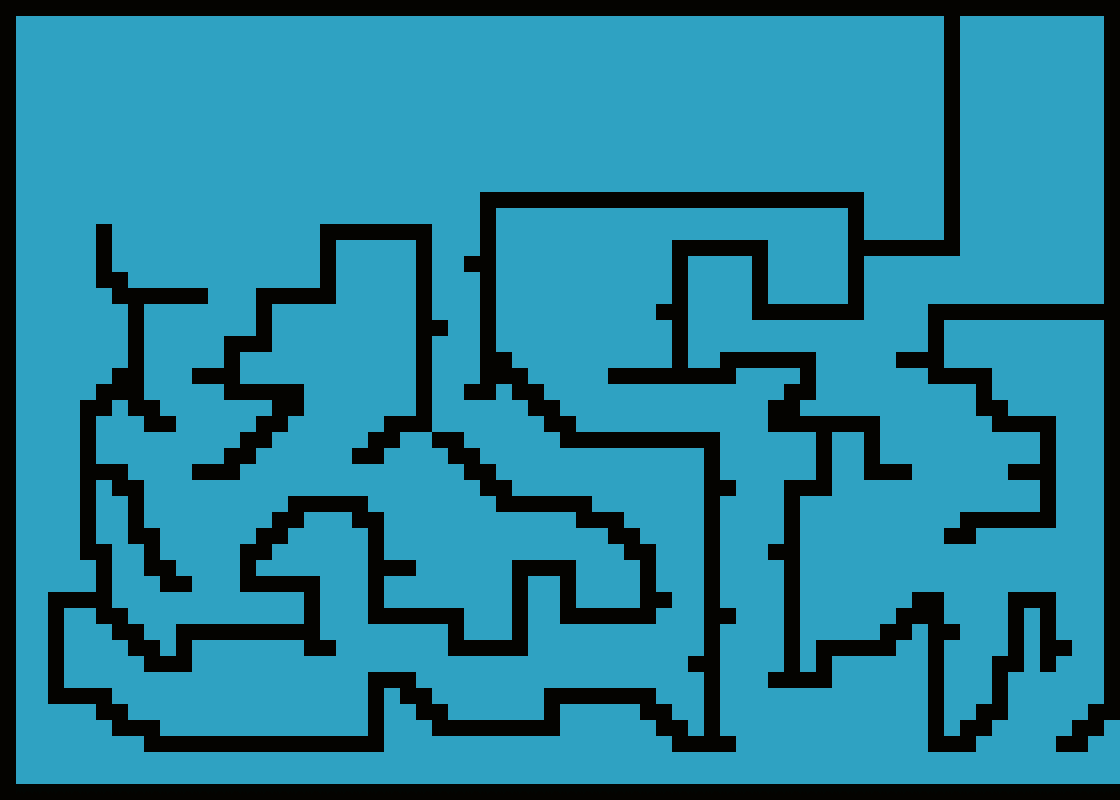

Tiled map render using the project's own tile images. Description and the map definition, with tile-layer contents summarised, below:
An orthogonal 70x50 tile map with 16x16 px tiles, 2 tile layers (foreground, collision), 6 tilesets and 26 objects (23x boots, player, player2, coin).

<map version="1.0" orientation="orthogonal" renderorder="right-down" width="70" height="50" tilewidth="16" tileheight="16" nextobjectid="79">
 <tileset firstgid="1" name="levelSprites" tilewidth="16" tileheight="16">
  <image source="levelSprites.png" width="208" height="16" />
 </tileset>
 <tileset firstgid="14" name="player" tilewidth="16" tileheight="16">
  <image source="player.png" width="32" height="16" />
  <terraintypes>
   <terrain name="SouthKorea" tile="-1" />
  </terraintypes>
 </tileset>
 <tileset firstgid="16" name="collision" tilewidth="16" tileheight="16">
  <image source="collision.png" width="80" height="16" />
  <tile id="0">
   <properties>
    <property name="type" value="solid" />
   </properties>
  </tile>
 </tileset>
 <tileset firstgid="21" name="coin" tilewidth="16" tileheight="16">
  <image source="coin.png" width="64" height="16" />
 </tileset>
 <tileset firstgid="25" name="player" tilewidth="16" tileheight="16">
  <image source="NorthKoreaIcon.png" width="32" height="32" />
 </tileset>
 <tileset firstgid="29" name="playerSouth" tilewidth="16" tileheight="16">
  <image source="SouthKoreaIcon.png" width="16" height="16" />
 </tileset>
 <layer name="foreground" width="70" height="50">
  <data>[3500 cells, 3500 non-empty, 3 distinct tile ids]</data>
 </layer>
 <objectgroup name="player" />
 <objectgroup name="Copy of player">
  <object id="75" name="player" x="73" y="642" width="42" height="41">
   <properties>
    <property name="image" value="player2" />
    <property name="spritewidth" value="16" />
   </properties>
  </object>
  <object id="76" name="player2" x="131" y="675" width="41" height="41">
   <properties>
    <property name="image" value="player" />
    <property name="spritewidth" value="16" />
   </properties>
  </object>
 </objectgroup>
 <layer name="collision" width="70" height="50" opacity="0.93">
  <data>[3500 cells, 782 non-empty, 1 distinct tile ids]</data>
 </layer>
 <objectgroup name="coin">
  <object id="73" name="coin" x="1036" y="237" width="44" height="37">
   <properties>
    <property name="image" value="coin" />
    <property name="spritewidth" value="16" />
   </properties>
  </object>
 </objectgroup>
 <objectgroup name="EnemyEntities" opacity="0.02" />
 <objectgroup name="boots">
  <object id="36" name="boots" x="265" y="369">
   <properties>
    <property name="image" value="boots" />
    <property name="spritewidth" value="16" />
   </properties>
  </object>
  <object id="37" name="boots" x="265" y="369">
   <properties>
    <property name="image" value="boots" />
    <property name="spritewidth" value="16" />
   </properties>
  </object>
  <object id="38" name="boots" x="265" y="369">
   <properties>
    <property name="image" value="boots" />
    <property name="spritewidth" value="16" />
   </properties>
  </object>
  <object id="39" name="boots" x="253" y="611">
   <properties>
    <property name="image" value="boots" />
    <property name="spritewidth" value="16" />
   </properties>
  </object>
  <object id="43" name="boots" x="265" y="369">
   <properties>
    <property name="image" value="boots" />
    <property name="spritewidth" value="16" />
   </properties>
  </object>
  <object id="44" name="boots" x="265" y="369">
   <properties>
    <property name="image" value="boots" />
    <property name="spritewidth" value="16" />
   </properties>
  </object>
  <object id="45" name="boots" x="757" y="223">
   <properties>
    <property name="image" value="boots" />
    <property name="spritewidth" value="16" />
   </properties>
  </object>
  <object id="47" name="boots" x="785" y="462">
   <properties>
    <property name="image" value="boots" />
    <property name="spritewidth" value="16" />
   </properties>
  </object>
  <object id="48" name="boots" x="785" y="462">
   <properties>
    <property name="image" value="boots" />
    <property name="spritewidth" value="16" />
   </properties>
  </object>
  <object id="50" name="boots" x="785" y="462">
   <properties>
    <property name="image" value="boots" />
    <property name="spritewidth" value="16" />
   </properties>
  </object>
  <object id="52" name="boots" x="916" y="658">
   <properties>
    <property name="image" value="boots" />
    <property name="spritewidth" value="16" />
   </properties>
  </object>
  <object id="53" name="boots" x="630" y="591">
   <properties>
    <property name="image" value="boots" />
    <property name="spritewidth" value="16" />
   </properties>
  </object>
  <object id="54" name="boots" x="494" y="627">
   <properties>
    <property name="image" value="boots" />
    <property name="spritewidth" value="16" />
   </properties>
  </object>
  <object id="55" name="boots" x="522" y="481">
   <properties>
    <property name="image" value="boots" />
    <property name="spritewidth" value="16" />
   </properties>
  </object>
  <object id="56" name="boots" x="358" y="545">
   <properties>
    <property name="image" value="boots" />
    <property name="spritewidth" value="16" />
   </properties>
  </object>
  <object id="57" name="boots" x="285" y="566">
   <properties>
    <property name="image" value="boots" />
    <property name="spritewidth" value="16" />
   </properties>
  </object>
  <object id="58" name="boots" x="789" y="289">
   <properties>
    <property name="image" value="boots" />
    <property name="spritewidth" value="16" />
   </properties>
  </object>
  <object id="59" name="boots" x="697" y="227">
   <properties>
    <property name="image" value="boots" />
    <property name="spritewidth" value="16" />
   </properties>
  </object>
  <object id="60" name="boots" x="738" y="334">
   <properties>
    <property name="image" value="boots" />
    <property name="spritewidth" value="16" />
   </properties>
  </object>
  <object id="62" name="boots" x="831" y="288">
   <properties>
    <property name="image" value="boots" />
    <property name="spritewidth" value="16" />
   </properties>
  </object>
  <object id="63" name="boots" x="72" y="580">
   <properties>
    <property name="image" value="boots" />
    <property name="spritewidth" value="16" />
   </properties>
  </object>
  <object id="77" name="boots" x="399" y="722">
   <properties>
    <property name="image" value="boots" />
    <property name="spritewidth" value="16" />
   </properties>
  </object>
  <object id="78" name="boots" x="949" y="712">
   <properties>
    <property name="image" value="boots" />
    <property name="spritewidth" value="16" />
   </properties>
  </object>
 </objectgroup>
 <objectgroup name="playerNorth" />
</map>
